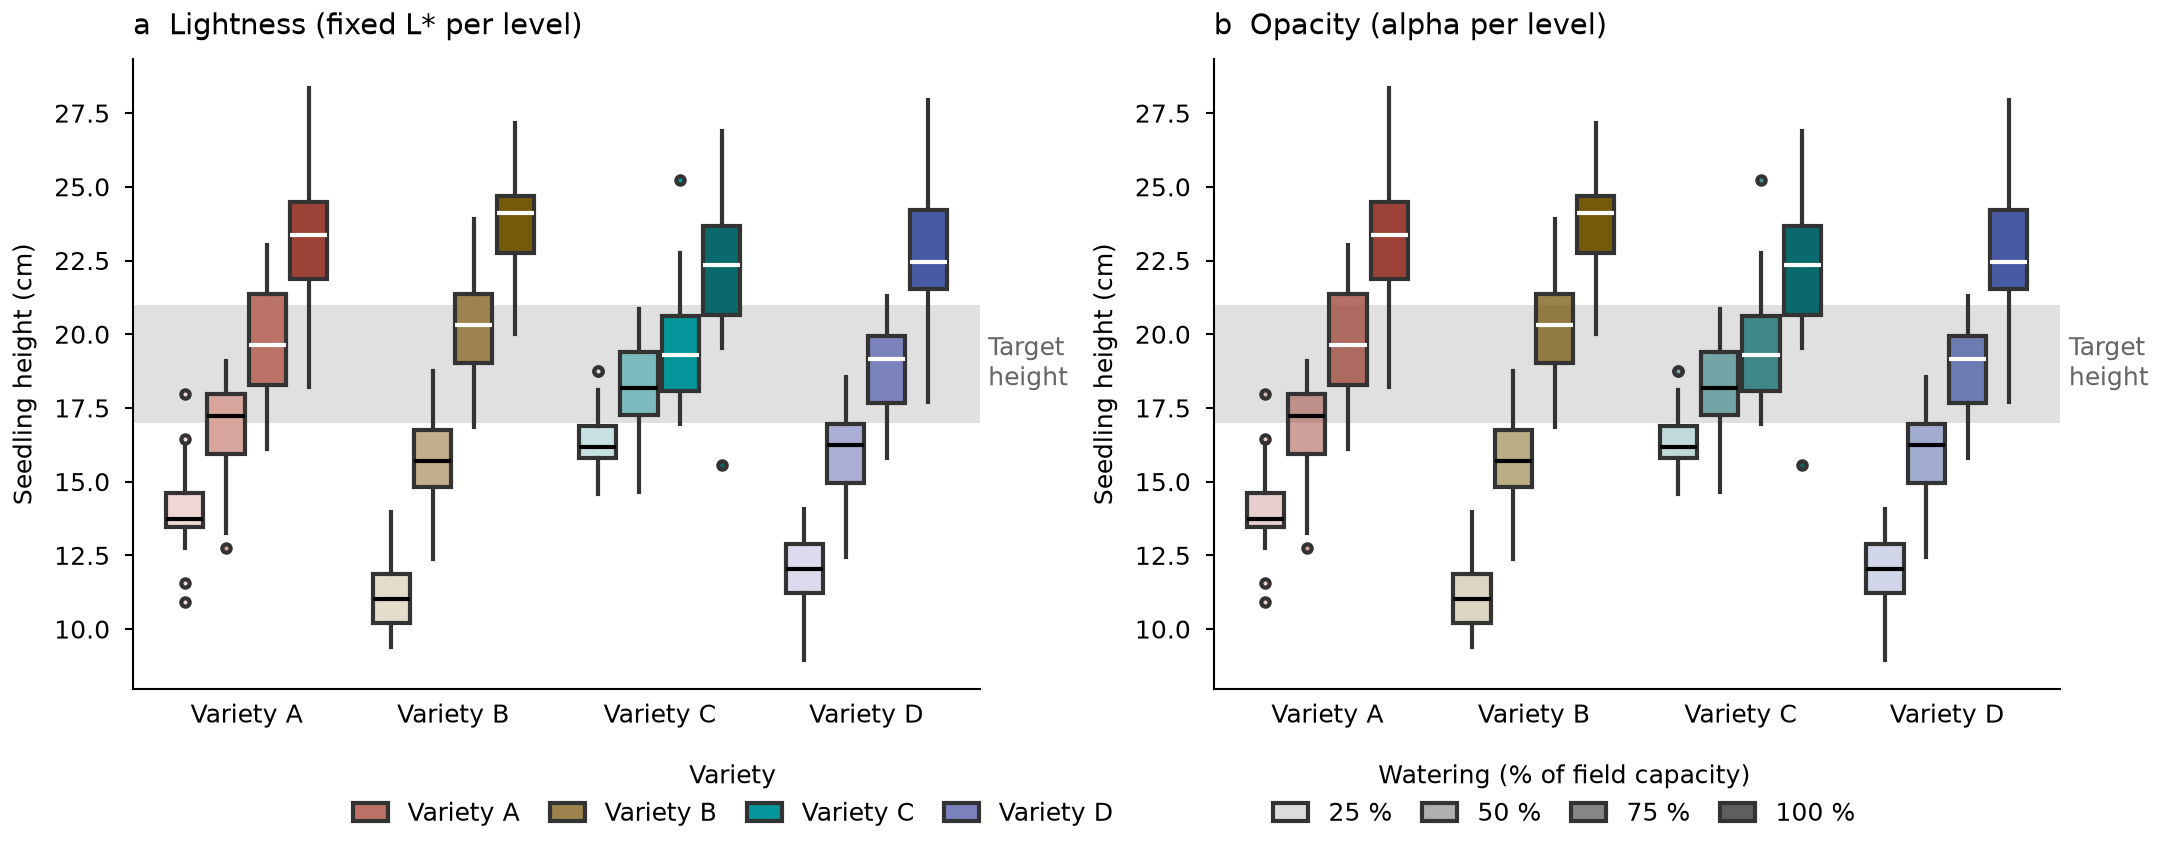

Write Python code to recreate this figure.
"""Show a second category as lightness within each series' hue, with a two-part legend.

Synthetic data. Writes snippet.png next to this file.
"""

import os
from pathlib import Path

import matplotlib.pyplot as plt
import numpy as np
from matplotlib.patches import Patch

MM = 1 / 25.4
STYLE_DIR = Path(__file__).resolve().parent / "../../../styles"
# Variety and its hue angle in CIE LCh (degrees).
VARIETIES = (("Variety A", 35), ("Variety B", 85), ("Variety C", 200), ("Variety D", 290))
LEVELS = ("25 %", "50 %", "75 %", "100 %")
# CIELAB L* per level, used for every hue
LIGHTNESS = (88, 72, 56, 40)
CHROMA = 45  # chroma of the darkest level; lighter levels get proportionally less
OPACITY = (0.25, 0.5, 0.75, 1.0)  # panel b only
TARGET = (17, 21)  # cm
WIDTH = 0.18  # box width in category units

# sRGB primaries and D65 white point.
RGB_TO_XYZ = np.array([[0.4124, 0.3576, 0.1805],
                       [0.2126, 0.7152, 0.0722],
                       [0.0193, 0.1192, 0.9505]])
WHITE = np.array([0.95047, 1.0, 1.08883])


def lch_to_linear_rgb(lightness, chroma, hue):
    """CIE L*C*h° to linear sRGB; components outside 0–1 are out of gamut."""
    a = chroma * np.cos(np.radians(hue))
    b = chroma * np.sin(np.radians(hue))
    fy = (lightness + 16) / 116
    f = np.array([fy + a / 500, fy, fy - b / 200])
    xyz = np.where(f**3 > 216 / 24389, f**3, (116 * f - 16) * 27 / 24389) * WHITE
    return np.linalg.solve(RGB_TO_XYZ, xyz)


def encode_srgb(linear):
    return np.where(linear <= 0.0031308, 12.92 * linear, 1.055 * linear ** (1 / 2.4) - 0.055)


def level_chroma(lightness):
    """Chroma falling to zero at white, so light shades are pale tints in every hue."""
    return CHROMA * (100 - lightness) / (100 - min(LIGHTNESS))


def shade(hue, lightness, chroma=None):
    """Color at a fixed L*, keeping the hue and lowering chroma until it is in gamut."""
    chroma = level_chroma(lightness) if chroma is None else chroma
    for c in np.linspace(chroma, 0, 46):
        linear = lch_to_linear_rgb(lightness, c, hue)
        if np.all((linear >= 0) & (linear <= 1)):
            return tuple(encode_srgb(linear))
    return (0.5, 0.5, 0.5)  # not reached: chroma 0 is always in gamut


def seedling_heights(rng):
    """Thirty heights (cm) per variety and watering level."""
    base = np.array([14, 11, 16, 12])
    gain = np.array([3.0, 4.5, 2.0, 3.5])
    return [[rng.normal(b + g * j, 1.2 + 0.3 * j, 30) for j in range(len(LEVELS))]
            for b, g in zip(base, gain)]


def grouped_boxes(ax, heights, color_of):
    """Four boxes per variety; color_of(i, j) gives the fill of variety i, level j."""
    offsets = (np.arange(len(LEVELS)) - (len(LEVELS) - 1) / 2) * (WIDTH + 0.02)
    for i, samples in enumerate(heights):
        for j, values in enumerate(samples):
            face = color_of(i, j)
            median = "white" if LIGHTNESS[j] < 60 else "black"
            ax.boxplot(values, positions=[i + offsets[j]], widths=WIDTH, patch_artist=True,
                       boxprops={"facecolor": face, "edgecolor": "0.2"},
                       medianprops={"color": median},
                       whiskerprops={"color": "0.2"},
                       capprops={"linewidth": 0},
                       flierprops={"marker": "o", "markersize": 2, "markerfacecolor": face,
                                   "markeredgecolor": "0.2"},
                       zorder=2)
    ax.axhspan(*TARGET, color="0.88", linewidth=0, zorder=0)
    ax.text(1.01, np.mean(TARGET), "Target\nheight", transform=ax.get_yaxis_transform(),
            ha="left", va="center", color="0.4")
    ax.set_xticks(range(len(VARIETIES)), labels=[name for name, _ in VARIETIES])
    ax.set_xlim(-0.55, len(VARIETIES) - 0.45)
    ax.tick_params(axis="x", length=0)
    ax.set_ylabel("Seedling height (cm)")


def two_part_legend(ax):
    """Hue = variety at a middle lightness; gray ramp at the same L* = watering level."""
    hues = [Patch(facecolor=shade(h, LIGHTNESS[2]), edgecolor="0.2")
            for _, h in VARIETIES]
    grays = [Patch(facecolor=shade(0, L, chroma=0), edgecolor="0.2")
             for L in LIGHTNESS]
    first = ax.legend(hues, [name for name, _ in VARIETIES], title="Variety",
                      loc="center right", bbox_to_anchor=(0.52, 0.5), ncol=4,
                      frameon=False, handlelength=1.4, columnspacing=1.2)
    ax.add_artist(first)
    ax.legend(grays, LEVELS, title="Watering (% of field capacity)",
              loc="center left", bbox_to_anchor=(0.58, 0.5), ncol=4, frameon=False,
              handlelength=1.4, columnspacing=1.2)


def main():
    rng = np.random.default_rng(3)
    heights = seedling_heights(rng)
    default = STYLE_DIR / "default.mplstyle"
    sheets = [default] if default.is_file() else []
    if selected := os.environ.get("CEDALION_STYLE"):
        sheet = Path(selected).expanduser()
        sheets.append(sheet if sheet.is_file() else STYLE_DIR / (selected.removesuffix(".mplstyle") + ".mplstyle"))
    width_mm = float(os.environ.get("CEDALION_WIDTH_MM", 183))
    with plt.style.context(sheets):
        fig = plt.figure(figsize=(width_mm * MM, 72 * MM), layout="constrained")
        grid = fig.add_gridspec(2, 2, height_ratios=[1, 0.13])
        lab = fig.add_subplot(grid[0, 0])
        alpha = fig.add_subplot(grid[0, 1], sharey=lab)
        grouped_boxes(lab, heights,
                      lambda i, j: shade(VARIETIES[i][1], LIGHTNESS[j]))
        grouped_boxes(alpha, heights,
                      lambda i, j: (*shade(VARIETIES[i][1], LIGHTNESS[3]), OPACITY[j]))
        lab.set_title("a  Lightness (fixed L* per level)", loc="left")
        alpha.set_title("b  Opacity (alpha per level)", loc="left")
        legend_ax = fig.add_subplot(grid[1, :])
        legend_ax.axis("off")
        two_part_legend(legend_ax)
        fig.savefig(os.environ.get("CEDALION_SNIPPET_PNG", Path(__file__).with_name("snippet.png")), dpi=300)
        plt.close(fig)


if __name__ == "__main__":
    main()
